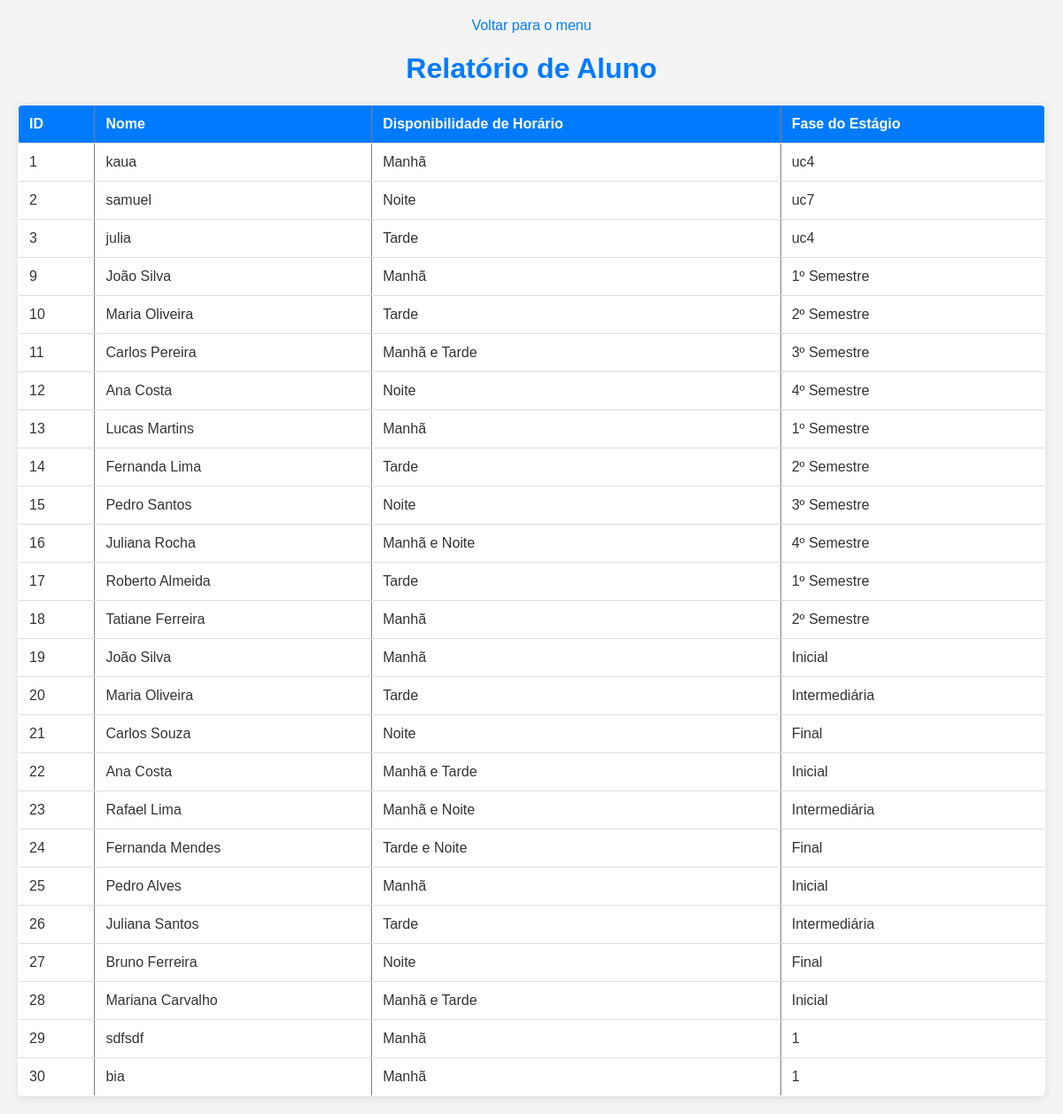
The page /relatorio_aluno.php on the database its author committed.
### tables this page shows
CREATE TABLE `alunos` (
  `id` int NOT NULL AUTO_INCREMENT,
  `nome` varchar(100) NOT NULL,
  `disponibilidade_horario` enum('Manhã','Tarde','Noite','Manhã e Tarde','Manhã e Noite','Tarde e Noite') NOT NULL,
  `fase_estagio` varchar(30) NOT NULL,
  `email` varchar(45) DEFAULT NULL,
  `telefone` varchar(45) DEFAULT NULL,
  `cpf` varchar(45) DEFAULT NULL,
  `turma` varchar(45) DEFAULT NULL,
  `status` varchar(45) DEFAULT NULL,
  `carga_horaria` varchar(45) DEFAULT NULL COMMENT 'status - ativo, pendente, concluido',
  PRIMARY KEY (`id`)
);

### Aluno.php (called while the page is built, shortened)
<?php
class Aluno {
    private $conn;
    private $table = 'alunos';
    public function __construct($db) {
        $this->conn = $db;
    }
    public function read() {
        $query = "SELECT * FROM " . $this->table;
        $stmt = $this->conn->prepare($query);
        $stmt->execute();
        return $stmt;
    }
}
?>

### relatorio_aluno.php (the view, shortened to what this page needs)
<!DOCTYPE html>
<html lang="pt-BR">
<head>
    <link rel="stylesheet" type="text/css" href="estiloss.css">
</head>
<body>
<a href="index.php">Voltar para o menu</a>
    <h1>Relatório de Aluno</h1>
    <table border="1">
        <tr>
            <th>ID</th>
            <th>Nome</th>
            <th>Disponibilidade de Horário</th>
            <th>Fase do Estágio</th>
        </tr>
        <?php
        include_once 'Aluno.php';
        $database = new Database();
        $db = $database->getConnection();
        $aluno = new Aluno($db);
        $stmt = $aluno->read();
        while ($row = $stmt->fetch(PDO::FETCH_ASSOC)) {
            echo "<tr>";
            echo "<td>" . $row['id'] . "</td>";
            echo "<td>" . $row['nome'] . "</td>";
            echo "<td>" . $row['disponibilidade_horario'] . "</td>";
            echo "<td>" . $row['fase_estagio'] . "</td>";
            echo "</tr>";
        }
        ?>
    </table>
</body>
</html>

### estiloss.css (style rules this page uses)
body { font-family: Arial, sans-serif; margin: 20px; background-color: #f4f4f4; color: #333; }
h1 { color: #007bff; text-align: center; }
a { text-decoration: none; color: #007bff; display: block; text-align: center; margin-bottom: 20px; }
table { width: 100%; border-collapse: collapse; margin-top: 20px; background-color: white; border-radius: 5px; overflow: hidden; box-shadow: 0 2px 10px rgba(0, 0, 0, 0.1); }
th, td { padding: 12px; text-align: left; border-bottom: 1px solid #ddd; }
th { background-color: #007bff; color: white; }

### rows shown on the page
alunos: id "1", nome "kaua", disponibilidade_horario "Manhã", fase_estagio "uc4"
alunos: id "2", nome "samuel", disponibilidade_horario "Noite", fase_estagio "uc7"
alunos: id "3", nome "julia", disponibilidade_horario "Tarde", fase_estagio "uc4"
alunos: id "9", nome "João Silva", disponibilidade_horario "Manhã", fase_estagio "1º Semestre"
alunos: id "10", nome "Maria Oliveira", disponibilidade_horario "Tarde", fase_estagio "2º Semestre"
alunos: id "11", nome "Carlos Pereira", disponibilidade_horario "Manhã e Tarde", fase_estagio "3º Semestre"
alunos: id "12", nome "Ana Costa", disponibilidade_horario "Noite", fase_estagio "4º Semestre"
alunos: id "13", nome "Lucas Martins", disponibilidade_horario "Manhã", fase_estagio "1º Semestre"
alunos: id "14", nome "Fernanda Lima", disponibilidade_horario "Tarde", fase_estagio "2º Semestre"
alunos: id "15", nome "Pedro Santos", disponibilidade_horario "Noite", fase_estagio "3º Semestre"
alunos: id "16", nome "Juliana Rocha", disponibilidade_horario "Manhã e Noite", fase_estagio "4º Semestre"
alunos: id "17", nome "Roberto Almeida", disponibilidade_horario "Tarde", fase_estagio "1º Semestre"
alunos: id "18", nome "Tatiane Ferreira", disponibilidade_horario "Manhã", fase_estagio "2º Semestre"
alunos: id "19", nome "João Silva", disponibilidade_horario "Manhã", fase_estagio "Inicial"
alunos: id "20", nome "Maria Oliveira", disponibilidade_horario "Tarde", fase_estagio "Intermediária"
alunos: id "21", nome "Carlos Souza", disponibilidade_horario "Noite", fase_estagio "Final"
alunos: id "22", nome "Ana Costa", disponibilidade_horario "Manhã e Tarde", fase_estagio "Inicial"
alunos: id "23", nome "Rafael Lima", disponibilidade_horario "Manhã e Noite", fase_estagio "Intermediária"
alunos: id "24", nome "Fernanda Mendes", disponibilidade_horario "Tarde e Noite", fase_estagio "Final"
alunos: id "25", nome "Pedro Alves", disponibilidade_horario "Manhã", fase_estagio "Inicial"
alunos: id "26", nome "Juliana Santos", disponibilidade_horario "Tarde", fase_estagio "Intermediária"
alunos: id "27", nome "Bruno Ferreira", disponibilidade_horario "Noite", fase_estagio "Final"
alunos: id "28", nome "Mariana Carvalho", disponibilidade_horario "Manhã e Tarde", fase_estagio "Inicial"
alunos: id "29", nome "sdfsdf", disponibilidade_horario "Manhã", fase_estagio "1"
alunos: id "30", nome "bia", disponibilidade_horario "Manhã", fase_estagio "1"
